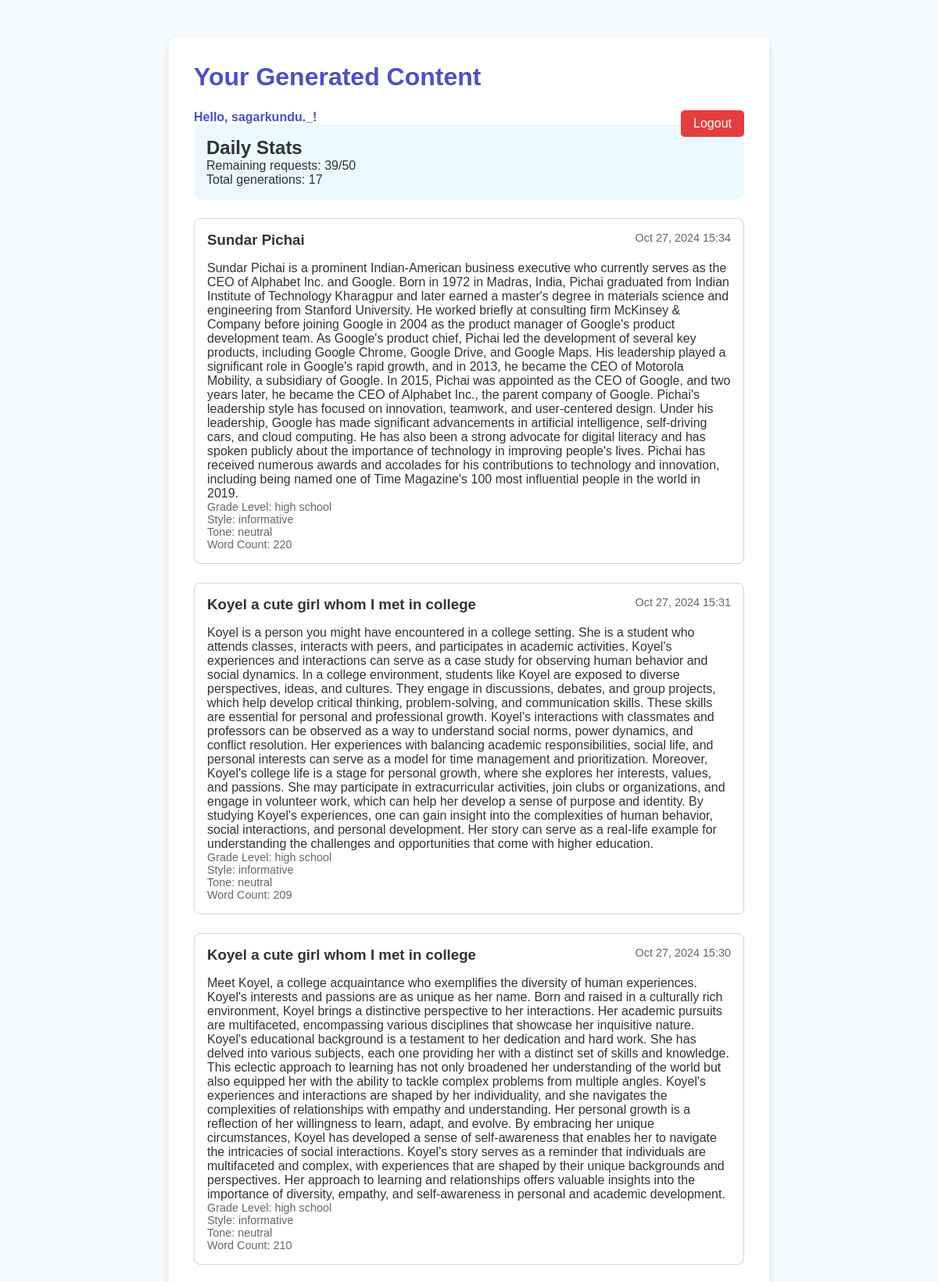
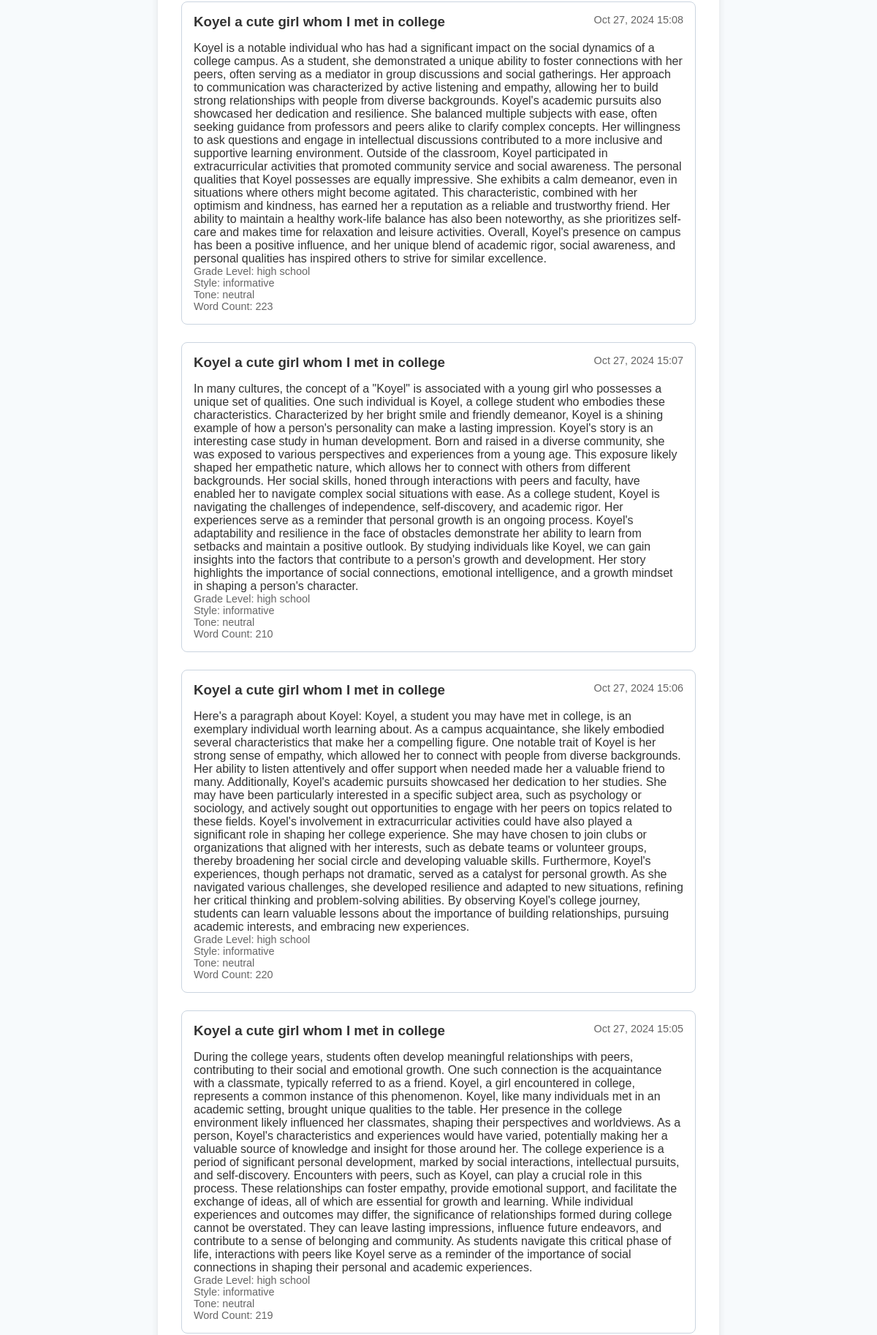
The page /dashboard/ (signed in, upper part) on the database its author committed (2 pictures, top to bottom).
### paragraph_generator/models.py (models this page shows, shortened)
class GeneratedContent(models.Model):
    user = models.ForeignKey(User, on_delete=models.CASCADE)
    prompt = models.TextField()
    content = models.TextField()
    word_count = models.IntegerField()
    topic = models.CharField(max_length=200)
    grade_level = models.CharField(max_length=50)
    tone = models.CharField(max_length=50)
    style = models.CharField(max_length=50)
    created_at = models.DateTimeField(auto_now_add=True)
    class Meta:
        ordering = ['-created_at']

### paragraph_generator/views.py (the view)
# urls.py: path('dashboard/', views.dashboard, name='dashboard'),
@login_required
def dashboard(request):
    user_content = GeneratedContent.objects.filter(user=request.user)
    usage = UserApiUsage.objects.get_or_create(user=request.user)[0]
    context = {
        'user_content': user_content,
        'remaining_requests': 50 - usage.daily_usage,
        'total_generations': user_content.count()
    }
    return render(request, 'paragraph_generator/dashboard.html', context)

### paragraph_generator/templates/paragraph_generator/dashboard.html (shortened to what this page needs)
<!DOCTYPE html>
<html lang="en">
<head>
</head>
<body>
    <div class="container">
        <div class="card">
            <h1 class="header">Your Generated Content</h1>
            <span class="username">Hello, {{ user.username }}!</span>
            <a href="{% url 'logout' %}" class="logout-button">Logout</a>
            <div class="stats">
                <h2 class="font-semibold">Daily Stats</h2>
                <p>Remaining requests: {{ remaining_requests }}/50</p>
                <p>Total generations: {{ total_generations }}</p>
            </div>
            <div class="space-y-6">
                {% for content in user_content %}
                <div class="content">
                    <div class="content-header">
                        <h3 class="font-semibold">{{ content.topic }}</h3>
                        <span class="content-info">{{ content.created_at|date:"M d, Y H:i" }}</span>
                    </div>
                    <p>{{ content.content }}</p>
                    <div class="content-info">
                        <p>Grade Level: {{ content.grade_level }}</p>
                        <p>Style: {{ content.style }}</p>
                        <p>Tone: {{ content.tone }}</p>
                        <p>Word Count: {{ content.word_count }}</p>
                    </div>
                </div>
                {% empty %}
                <p class="text-gray-500">No content generated yet.</p>
                {% endfor %}
            </div>
        </div>
    </div>
</body>
</html>

### paragraph_generator/templates/paragraph_generator/dashboard.html (style rules this page uses)
* { margin: 0; padding: 0; box-sizing: border-box; }
body { font-family: Arial, sans-serif; background-color: #f7fafc; color: #333; }
.container { max-width: 800px; margin: 2rem auto; padding: 1rem; }
.card { background: white; border-radius: 8px; box-shadow: 0 4px 10px rgba(0, 0, 0, 0.1); padding: 2rem; position: relative; }
.header { font-size: 2rem; font-weight: bold; color: #4c51bf; margin-bottom: 1.5rem; }
.username { font-weight: bold; color: #4c51bf; margin-bottom: 1rem; }
.logout-button { background-color: #e53e3e; color: white; padding: 0.5rem 1rem; border-radius: 5px; text-decoration: none; float: right; transition: background-color 0.3s ease; margin-bottom: 1.5rem; }
.stats { background-color: #ebf8ff; padding: 1rem; border-radius: 8px; margin-bottom: 1.5rem; }
.content { border: 1px solid #cbd5e0; border-radius: 8px; padding: 1rem; margin-bottom: 1.5rem; }
.content-header { display: flex; justify-content: space-between; margin-bottom: 1rem; }
.content-info { font-size: 0.9rem; color: #666; }

### rows shown on the page
GeneratedContent: topic "Sundar Pichai", created_at "Oct 27, 2024 15:34", content "Sundar Pichai is a prominent Indian-American business executive who currently serves as the CEO of Alphabet Inc. and Google. Born in 1972 in Madras, India, Pichai graduated from Indian Institute of Technology Kharagpur and later earned a master's degree in materials science and engineering from Stanford University. He worked briefly at consulting firm McKinsey & Company before joining Google in 2004 as the product manager of Google's product development team. As Google's product chief, Pichai led the development of several key products, including Google Chrome, Google Drive, and Google Maps. His leadership played a significant role in Google's rapid growth, and in 2013, he became the CEO of…", grade_level "high school", style "informative", tone "neutral", word_count "220"
GeneratedContent: topic "Koyel a cute girl whom I met in college", created_at "Oct 27, 2024 15:31", content "Koyel is a person you might have encountered in a college setting. She is a student who attends classes, interacts with peers, and participates in academic activities. Koyel's experiences and interactions can serve as a case study for observing human behavior and social dynamics. In a college environment, students like Koyel are exposed to diverse perspectives, ideas, and cultures. They engage in discussions, debates, and group projects, which help develop critical thinking, problem-solving, and communication skills. These skills are essential for personal and professional growth. Koyel's interactions with classmates and professors can be observed as a way to understand social norms, power…", grade_level "high school", style "informative", tone "neutral", word_count "209"
GeneratedContent: topic "Koyel a cute girl whom I met in college", created_at "Oct 27, 2024 15:30", content "Meet Koyel, a college acquaintance who exemplifies the diversity of human experiences. Koyel's interests and passions are as unique as her name. Born and raised in a culturally rich environment, Koyel brings a distinctive perspective to her interactions. Her academic pursuits are multifaceted, encompassing various disciplines that showcase her inquisitive nature. Koyel's educational background is a testament to her dedication and hard work. She has delved into various subjects, each one providing her with a distinct set of skills and knowledge. This eclectic approach to learning has not only broadened her understanding of the world but also equipped her with the ability to tackle complex…", grade_level "high school", style "informative", tone "neutral", word_count "210"
GeneratedContent: topic "Koyel a cute girl whom I met in college", created_at "Oct 27, 2024 15:08", content "Koyel is a notable individual who has had a significant impact on the social dynamics of a college campus. As a student, she demonstrated a unique ability to foster connections with her peers, often serving as a mediator in group discussions and social gatherings. Her approach to communication was characterized by active listening and empathy, allowing her to build strong relationships with people from diverse backgrounds. Koyel's academic pursuits also showcased her dedication and resilience. She balanced multiple subjects with ease, often seeking guidance from professors and peers alike to clarify complex concepts. Her willingness to ask questions and engage in intellectual discussions…", grade_level "high school", style "informative", tone "neutral", word_count "223"
GeneratedContent: topic "Koyel a cute girl whom I met in college", created_at "Oct 27, 2024 15:07", content "In many cultures, the concept of a \"Koyel\" is associated with a young girl who possesses a unique set of qualities. One such individual is Koyel, a college student who embodies these characteristics. Characterized by her bright smile and friendly demeanor, Koyel is a shining example of how a person's personality can make a lasting impression. Koyel's story is an interesting case study in human development. Born and raised in a diverse community, she was exposed to various perspectives and experiences from a young age. This exposure likely shaped her empathetic nature, which allows her to connect with others from different backgrounds. Her social skills, honed through interactions with peers…", grade_level "high school", style "informative", tone "neutral", word_count "210"
GeneratedContent: topic "Koyel a cute girl whom I met in college", created_at "Oct 27, 2024 15:06", content "Here's a paragraph about Koyel: Koyel, a student you may have met in college, is an exemplary individual worth learning about. As a campus acquaintance, she likely embodied several characteristics that make her a compelling figure. One notable trait of Koyel is her strong sense of empathy, which allowed her to connect with people from diverse backgrounds. Her ability to listen attentively and offer support when needed made her a valuable friend to many. Additionally, Koyel's academic pursuits showcased her dedication to her studies. She may have been particularly interested in a specific subject area, such as psychology or sociology, and actively sought out opportunities to engage with her…", grade_level "high school", style "informative", tone "neutral", word_count "220"
GeneratedContent: topic "Koyel a cute girl whom I met in college", created_at "Oct 27, 2024 15:05", content "During the college years, students often develop meaningful relationships with peers, contributing to their social and emotional growth. One such connection is the acquaintance with a classmate, typically referred to as a friend. Koyel, a girl encountered in college, represents a common instance of this phenomenon. Koyel, like many individuals met in an academic setting, brought unique qualities to the table. Her presence in the college environment likely influenced her classmates, shaping their perspectives and worldviews. As a person, Koyel's characteristics and experiences would have varied, potentially making her a valuable source of knowledge and insight for those around her. The…", grade_level "high school", style "informative", tone "neutral", word_count "219"

### other values the page prints
{{ user.username }} "sagarkundu._"
{{ remaining_requests }} "39"
{{ total_generations }} "17"
